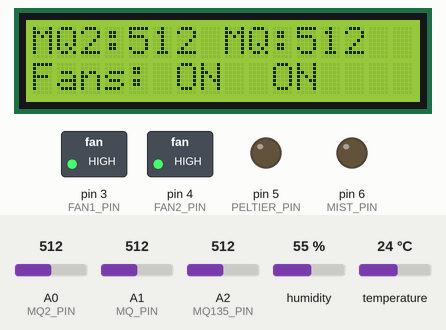
Simulated run of this sketch. Board: Arduino Uno, built with avr-gcc and run on an emulated ATmega328P. Parts: 16×2 character LCD, switched loads named in the sketch (green lamp = pin HIGH), output pins drawn as LEDs (lit = HIGH). The test bench sets the inputs (shaded band); at power-on: humidity 55 %, A0 (MQ2_PIN) = 512, A1 (MQ_PIN) = 512, A2 (MQ135_PIN) = 512, temperature 24 °C.

Above: at 3.2 s.
3.3 s: humidity set to 41 %
9.4 s: humidity set to 38 %
At 11.8 s:
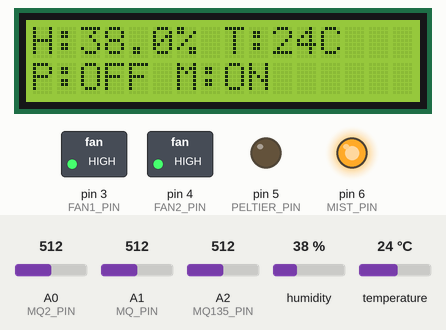
14.0 s: humidity set to 88 %
At 16.3 s:
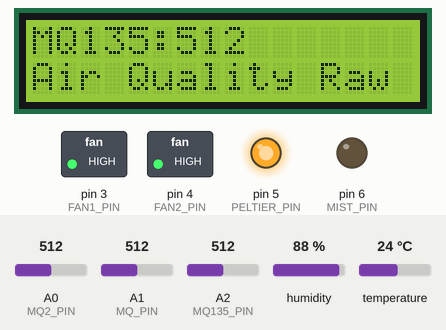
20.1 s: A0 (MQ2_PIN) set to 716
At 23.1 s:
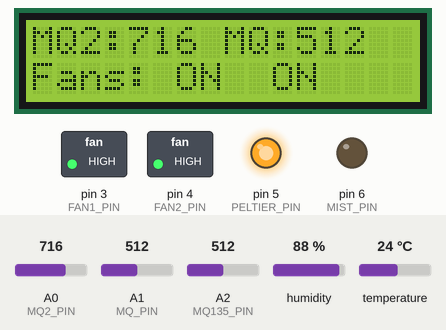
26.2 s: A1 (MQ_PIN) set to 716
At 32.0 s:
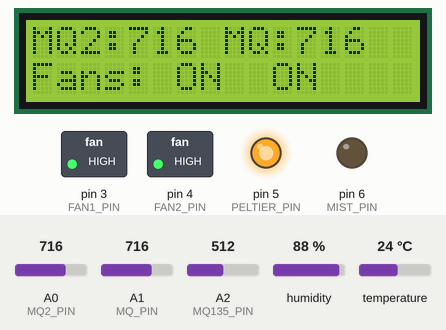
32.3 s: A2 (MQ135_PIN) set to 716
At 35.6 s:
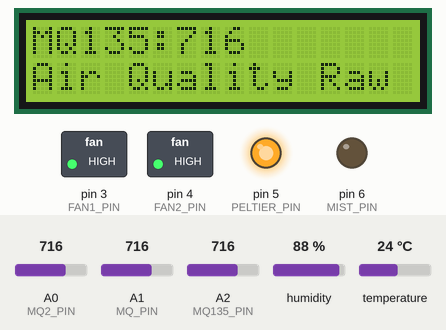
Timing chart, 0 to 37.1 s (numbered marks = the images above; inputs shaded):
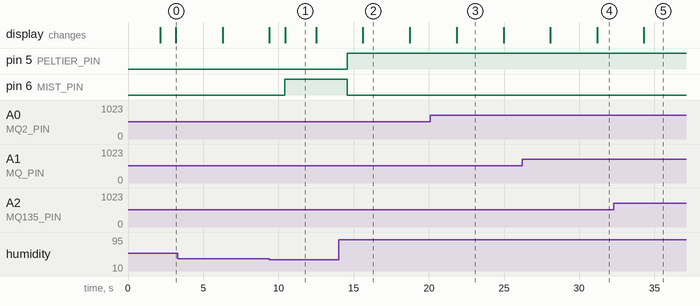

Measured:
- the behaviour switches between 40 and 39 % on humidity (found by bisection; images 0 and 1)
- after the input at 9.4 s, pin 6 (MIST_PIN): LOW → HIGH after 1.0 s; the display: changes after 1.0 s (image 1)
- after the input at 14.0 s, pin 5 (PELTIER_PIN): LOW → HIGH after 0.57 s; pin 6 (MIST_PIN): HIGH → LOW after 0.57 s
- what the display in image 1 shows lasts 2.1 s, from 10.4 s to 12.5 s
- what the display in image 2 shows lasts 3.1 s, from 15.6 s to 18.7 s

The sketch:

code.ino
```cpp
#include <Wire.h>
#include <LiquidCrystal_I2C.h>
#include <DHT.h>

LiquidCrystal_I2C lcd(0x27, 16, 2);

#define DHTPIN 2
#define DHTTYPE DHT11
DHT dht(DHTPIN, DHTTYPE);

const int FAN1_PIN = 3;
const int FAN2_PIN = 4;
const int PELTIER_PIN = 5;
const int MIST_PIN = 6;

const int MQ2_PIN = A0;
const int MQ_PIN = A1;
const int MQ135_PIN = A2;

const float HUMIDITY_HIGH = 70.0;
const float HUMIDITY_LOW = 40.0;

const bool ACTIVE_HIGH = true;

unsigned long lastPageChange = 0;
const unsigned long PAGE_INTERVAL = 3000;

int page = 0;

float humidity = 0;
float temperature = 0;

int mq2Value = 0;
int mqValue = 0;
int mq135Value = 0;

bool peltierOn = false;
bool mistOn = false;

void setOutput(int pin, bool turnOn) {
  if (ACTIVE_HIGH) {
    digitalWrite(pin, turnOn ? HIGH : LOW);
  } else {
    digitalWrite(pin, turnOn ? LOW : HIGH);
  }
}

void setup() {
  pinMode(FAN1_PIN, OUTPUT);
  pinMode(FAN2_PIN, OUTPUT);
  pinMode(PELTIER_PIN, OUTPUT);
  pinMode(MIST_PIN, OUTPUT);

  setOutput(FAN1_PIN, false);
  setOutput(FAN2_PIN, false);
  setOutput(PELTIER_PIN, false);
  setOutput(MIST_PIN, false);

  dht.begin();

  lcd.init();
  lcd.backlight();
  lcd.clear();

  lcd.setCursor(0, 0);
  lcd.print("AIR PURIFIER");
  lcd.setCursor(0, 1);
  lcd.print("System Starting");

  delay(2000);

  setOutput(FAN1_PIN, true);
  setOutput(FAN2_PIN, true);
}

void loop() {
  float h = dht.readHumidity();
  float t = dht.readTemperature();

  if (!isnan(h)) {
    humidity = h;
  }

  if (!isnan(t)) {
    temperature = t;
  }

  mq2Value = analogRead(MQ2_PIN);
  mqValue = analogRead(MQ_PIN);
  mq135Value = analogRead(MQ135_PIN);

  if (isnan(h)) {
    peltierOn = false;
    mistOn = false;
  } else {
    if (humidity > HUMIDITY_HIGH) {
      peltierOn = true;
      mistOn = false;
    } else if (humidity < HUMIDITY_LOW) {
      peltierOn = false;
      mistOn = true;
    } else {
      peltierOn = false;
      mistOn = false;
    }
  }

  setOutput(FAN1_PIN, true);
  setOutput(FAN2_PIN, true);
  setOutput(PELTIER_PIN, peltierOn);
  setOutput(MIST_PIN, mistOn);

  if (millis() - lastPageChange >= PAGE_INTERVAL) {
    lastPageChange = millis();
    page = (page + 1) % 3;
    lcd.clear();
  }

  if (page == 0) {
    lcd.setCursor(0, 0);
    lcd.print("H:");

    if (isnan(h)) {
      lcd.print("Sensor Error");
    } else {
      lcd.print(humidity, 1);
      lcd.print("% T:");
      lcd.print(temperature, 0);
      lcd.print("C");
    }

    lcd.setCursor(0, 1);
    lcd.print("P:");
    lcd.print(peltierOn ? "ON " : "OFF");
    lcd.print(" M:");
    lcd.print(mistOn ? "ON " : "OFF");
  } else if (page == 1) {
    lcd.setCursor(0, 0);
    lcd.print("MQ2:");
    lcd.print(mq2Value);
    lcd.print(" MQ:");
    lcd.print(mqValue);

    lcd.setCursor(0, 1);
    lcd.print("Fans: ON  ON");
  } else {
    lcd.setCursor(0, 0);
    lcd.print("MQ135:");
    lcd.print(mq135Value);

    lcd.setCursor(0, 1);
    lcd.print("Air Quality Raw");
  }

  delay(1000);
}
```
